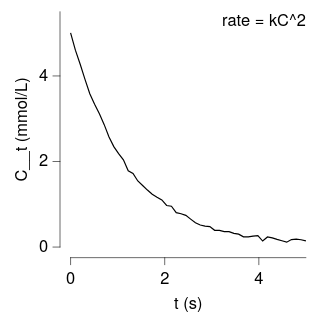

Describe this chart as a Vega-Lite specification.
### Vega-Lite specification from a JSON file in a GitHub repository (floating-point values rounded to 4 significant figures)
{"background": null, "config": {"arc": {"fill": "#DBDBDB", "fillOpacity": 1.0, "innerRadius": 25.0, "padAngle": 0.03, "stroke": "black", "strokeOpacity": 1, "strokeWidth": 0.25}, "area": {"fill": "#DBDBDB", "fillOpacity": 1.0, "stroke": "black", "strokeOpacity": 1, "strokeWidth": 0.25}, "axis": {"domain": true, "domainCap": "round", "domainColor": "black", "domainWidth": 0.25, "grid": false, "gridCap": "round", "gridColor": "#F1F1F1", "gridDash": [0, 0], "gridOpacity": 1.0, "gridWidth": 0.25, "labelColor": "black", "labelFont": "Helvetica Neue, HelveticaNeue, Helvetica, Arial, sans-serif", "labelFontSize": 7, "labelFontStyle": "normal", "labelFontWeight": 400, "offset": 4.5, "ticks": true, "tickCap": "round", "tickColor": "black", "tickRound": false, "tickSize": 3, "tickWidth": 0.25, "titleColor": "black", "titleFont": "Helvetica Neue, HelveticaNeue, Helvetica, Arial, sans-serif", "titleFontSize": 7, "titleFontStyle": "normal", "titleFontWeight": 400}, "axisX": {"domain": true, "labelAlign": "center", "labelAngle": 0, "labels": true, "ticks": true, "translate": 0}, "axisY": {"domain": true, "labelAlign": "right", "labelAngle": 0, "labels": true, "ticks": true, "translate": 0}, "axisRight": {"domain": true, "labelAlign": "left", "labelAngle": 0, "labels": true, "ticks": true, "translate": 0}, "axisTop": {"domain": true, "labelAlign": "center", "labelAngle": 0, "labels": true, "ticks": true, "translate": 0}, "axisBand": {"tickOffset": 0}, "bar": {"fill": "#DBDBDB", "fillOpacity": 1.0, "stroke": "black", "strokeOpacity": 1, "strokeWidth": 0.25}, "boxplot": {"size": 9.0, "ticks": {"cornerRadius": 0.25, "fill": "black", "opacity": 1, "size": 4.5, "thickness": 0.25}, "box": {"fillOpacity": 1.0, "stroke": "black", "strokeOpacity": 1, "strokeWidth": 0.25}, "median": {"cornerRadius": 0, "fill": "black", "fillOpacity": 1.0, "opacity": 1, "size": 9.0, "thickness": 0.25}, "rule": {"fill": "black", "fillOpacity": 1.0, "size": 10.0, "stroke": "black", "strokeDash": [0, 0], "strokeOpacity": 1, "strokeWidth": 0.25}, "outliers": {"color": "black", "fill": "black", "fillOpacity": 1.0, "size": 0, "stroke": "black", "strokeOpacity": 1, "strokeWidth": 0.25}}, "circle": {"fill": "black", "fillOpacity": 1.0, "size": 1.25, "stroke": null, "strokeOpacity": 1, "strokeWidth": 0.25}, "errorband": {"band": {"fillOpacity": 0.6, "stroke": null, "strokeWidth": 0.25, "strokeOpacity": 1}, "borders": {"opacity": 0, "strokeOpacity": 0.25, "strokeWidth": 1}}, "errorbar": {"opacity": 1, "rule": {"strokeDash": [0, 0], "strokeWidth": 0.25}, "ticks": {"color": "black", "cornerRadius": 0.125, "opacity": 1, "size": 6.0, "thickness": 0.25}, "thickness": 0.25}, "font": "Helvetica Neue, HelveticaNeue, Helvetica, Arial, sans-serif", "geoshape": {"fill": "#DBDBDB", "fillOpacity": 1.0, "stroke": "black", "strokeOpacity": 1, "strokeWidth": 0.25}, "header": {"labelColor": "black", "labelFont": "Helvetica Neue, HelveticaNeue, Helvetica, Arial, sans-serif", "labelFontSize": 7, "labelFontStyle": "normal", "labelFontWeight": 400, "titleColor": "black", "titleFont": "Helvetica Neue, HelveticaNeue, Helvetica, Arial, sans-serif", "titleFontSize": 7, "titleFontStyle": "normal", "titleFontWeight": 400, "titlePadding": 0}, "legend": {"disable": false, "offset": 4.5, "titlePadding": 4, "labelOffset": 2, "gradientLabelOffset": 2, "gradientLength": 50.0, "gradientThickness": 5.0, "gradientOpacity": 1.0, "gradientStrokeColor": "black", "gradientStrokeWidth": 0.25, "labelColor": "black", "labelFont": "Helvetica Neue, HelveticaNeue, Helvetica, Arial, sans-serif", "labelFontSize": 7, "labelFontStyle": "normal", "labelFontWeight": 400, "strokeColor": "black", "strokeWidth": 0, "symbolSize": 42, "symbolStrokeColor": "black", "symbolStrokeWidth": 0.25, "titleColor": "black", "titleFont": "Helvetica Neue, HelveticaNeue, Helvetica, Arial, sans-serif", "titleFontSize": 7, "titleFontStyle": "normal", "titleFontWeight": 400}, "line": {"color": "black", "stroke": "black", "strokeCap": "butt", "strokeDash": [0, 0], "strokeOpacity": 1, "strokeWidth": 0.5}, "point": {"filled": true, "fill": "#DBDBDB", "fillOpacity": 1.0, "size": 5.0, "stroke": "black", "strokeOpacity": 1, "strokeWidth": 0.25}, "range": {"category": ["#B2B2B2", "#4A7CD3", "#008542", "#664CAF", "#509F98", "#636363", "#284F93", "#005226", "#382864", "#285753"], "diverging": {"scheme": ["#443E60", "#5F597E", "#7C759B", "#9994B6", "#B7B4CC", "#D6D5DC", "#F6F6F6", "#D1DAD9", "#A4C2BF", "#7AA9A4", "#578E89", "#37736E", "#1B5954"]}, "heatmap": {"scheme": ["#440154", "#472270", "#433E82", "#38598C", "#2C728E", "#238A8D", "#24A086", "#39B578", "#5DC862", "#96D646", "#CAE02D", "#FDE724"]}, "ordinal": {"scheme": ["#F1F1F1", "#DBDBDB", "#C6C6C6", "#B2B2B2", "#9D9D9D", "#898989", "#767676", "#636363", "#515151", "#404040", "#2F2F2F", "#1F1F1F"]}, "ramp": {"scheme": ["#440154", "#472270", "#433E82", "#38598C", "#2C728E", "#238A8D", "#24A086", "#39B578", "#5DC862", "#96D646", "#CAE02D", "#FDE724"]}}, "rule": {"color": "black", "stroke": "black", "strokeCap": "round", "strokeDash": [2, 2], "strokeOpacity": 1, "strokeWidth": 0.25}, "scale": {"barBandPaddingInner": 0.1, "rectBandPaddingInner": 0, "tickBandPaddingInner": 0.1, "bandPaddingOuter": 0.1, "bandWithNestedOffsetPaddingInner": 0.2, "bandWithNestedOffsetPaddingOuter": 0.2, "offsetBandPaddingInner": 0, "offsetBandPaddingOuter": 0, "round": false}, "rect": {"fill": "#DBDBDB", "fillOpacity": 1.0, "stroke": "black", "strokeOpacity": 1, "strokeWidth": 0.25}, "square": {"fill": "#DBDBDB", "fillOpacity": 1.0, "size": 10.0, "stroke": "black", "strokeOpacity": 1, "strokeWidth": 0.25}, "text": {"color": "black", "font": "Helvetica Neue, HelveticaNeue, Helvetica, Arial, sans-serif", "fontSize": 7, "fontStyle": "normal", "fontWeight": 400}, "tick": {"color": "black", "cornerRadius": 0.125, "opacity": 1.0, "size": 9.0, "thickness": 0.25}, "title": {"anchor": "middle", "frame": "group", "color": "black", "font": "Helvetica Neue, HelveticaNeue, Helvetica, Arial, sans-serif", "fontSize": 7, "fontStyle": "normal", "fontWeight": 400, "subtitleColor": "black", "subtitleFont": "Helvetica Neue, HelveticaNeue, Helvetica, Arial, sans-serif", "subtitleFontSize": "Helvetica Neue, HelveticaNeue, Helvetica, Arial, sans-serif", "subtitleFontStyle": "normal", "subtitleFontWeight": 400}, "trail": {"color": "black", "opacity": 1, "size": 0.5}, "view": {"continuousWidth": 100, "continuousHeight": 100, "discreteWidth": 100, "discreteHeight": 100, "fill": null, "stroke": null, "strokeWidth": 0.25}}, "layer": [{"data": {"name": "data-d9e1c29cdd3676be447278dfe7262d7e"}, "mark": {"type": "line"}, "encoding": {"x": {"field": "t", "title": "t (s)", "type": "quantitative"}, "y": {"field": "C", "title": "C__t (mmol/L)", "type": "quantitative"}}}, {"data": {"values": [{"__dysonsphere__": 1}]}, "mark": {"type": "text", "align": "right", "angle": 0, "baseline": "top", "dx": 0, "dy": 0, "opacity": 1.0}, "encoding": {"text": {"value": "rate = kC^2"}, "x": {"value": 100}, "y": {"value": 0}}}], "$schema": "https://vega.github.io/schema/vega-lite/v6.4.1.json", "datasets": {"data-d9e1c29cdd3676be447278dfe7262d7e": [{"t": 0.0, "C": 5.005}, {"t": 0.102, "C": 4.603}, {"t": 0.2041, "C": 4.272}, {"t": 0.3061, "C": 3.918}, {"t": 0.4082, "C": 3.586}, {"t": 0.5102, "C": 3.339}, {"t": 0.6122, "C": 3.116}, {"t": 0.7143, "C": 2.861}, {"t": 0.8163, "C": 2.574}, {"t": 0.9184, "C": 2.348}, {"t": 1.02, "C": 2.185}, {"t": 1.122, "C": 2.039}, {"t": 1.224, "C": 1.784}, {"t": 1.327, "C": 1.721}, {"t": 1.429, "C": 1.545}, {"t": 1.531, "C": 1.44}, {"t": 1.633, "C": 1.333}, {"t": 1.735, "C": 1.236}, {"t": 1.837, "C": 1.167}, {"t": 1.939, "C": 1.102}, {"t": 2.041, "C": 0.9719}, {"t": 2.143, "C": 0.9551}, {"t": 2.245, "C": 0.8033}, {"t": 2.347, "C": 0.7789}, {"t": 2.449, "C": 0.741}, {"t": 2.551, "C": 0.6534}, {"t": 2.653, "C": 0.569}, {"t": 2.755, "C": 0.5149}, {"t": 2.857, "C": 0.4902}, {"t": 2.959, "C": 0.4775}, {"t": 3.061, "C": 0.3915}, {"t": 3.163, "C": 0.3897}, {"t": 3.265, "C": 0.3605}, {"t": 3.367, "C": 0.3597}, {"t": 3.469, "C": 0.3202}, {"t": 3.571, "C": 0.3014}, {"t": 3.673, "C": 0.2385}, {"t": 3.776, "C": 0.2387}, {"t": 3.878, "C": 0.2561}, {"t": 3.98, "C": 0.2669}, {"t": 4.082, "C": 0.1406}, {"t": 4.184, "C": 0.2365}, {"t": 4.286, "C": 0.216}, {"t": 4.388, "C": 0.1807}, {"t": 4.49, "C": 0.1483}, {"t": 4.592, "C": 0.1144}, {"t": 4.694, "C": 0.1753}, {"t": 4.796, "C": 0.1862}, {"t": 4.898, "C": 0.1714}, {"t": 5.0, "C": 0.1442}]}}
